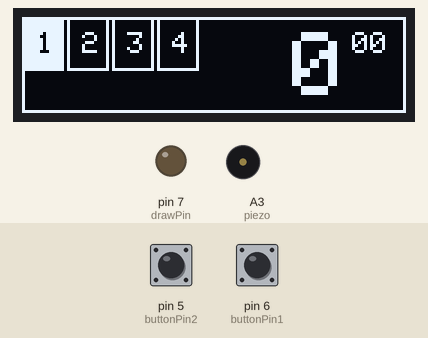
Recording of a sketch running on a simulated Arduino Uno, built with avr-gcc and run on an emulated ATmega328P. Parts: 128×32 one-colour display, output pins drawn as LEDs (lit = HIGH), buzzer (waves = sounding, pin HIGH). Inputs (shaded band) come from the test bench; at power-on: pin 6 (buttonPin1) LOW, pin 5 (buttonPin2) LOW. What the sketch prints to the serial monitor is not drawn.

Above: at 1.8 s.
1.9 s: pin 6 (buttonPin1) pulled HIGH for 0.15 s
At 3.3 s:
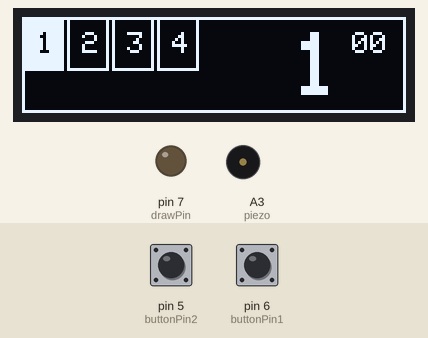
3.6 s: pin 6 (buttonPin1) pulled HIGH for 1 s
At 5.8 s:
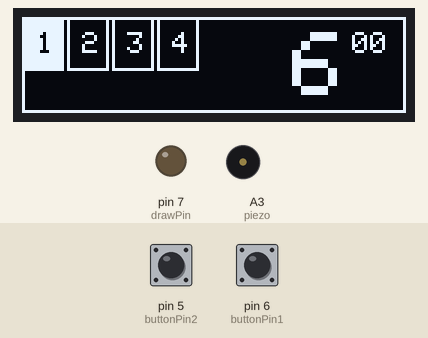
6.1 s: pin 5 (buttonPin2) pulled HIGH for 0.15 s
At 6.7 s:
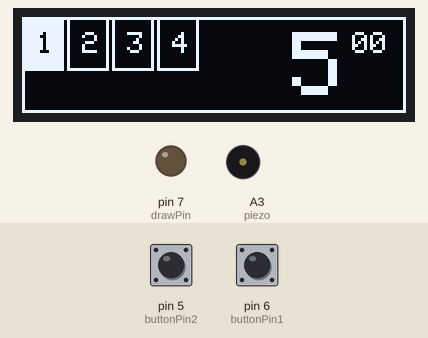
Timing chart, 0 to 15.2 s (numbered marks = the images above; inputs shaded):
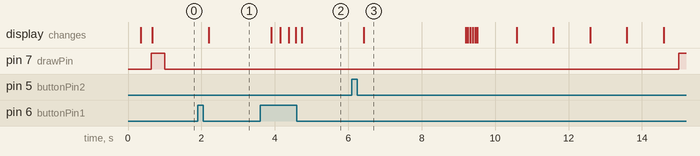

Measured:
- after the input at 1.9 s, the display: changes after 0.29 s (image 1)
- after the input at 3.6 s, the display: first changes after 0.30 s (image 2 shows a later state)

The sketch:

OLED_Timer.ino
```cpp
//INCLUDE STUFF:
#include <Adafruit_GFX.h>
#include <Adafruit_SPITFT.h>
#include <Adafruit_SPITFT_Macros.h>
#include <gfxfont.h>
#include <Adafruit_SSD1306.h>
#include <splash.h>
#include <Wire.h>
#include <SPI.h>

//DEFINE STUFF:
#define SCREEN_WIDTH 128
#define SCREEN_HEIGHT 32

#define OLED_RESET 4

Adafruit_SSD1306 display(SCREEN_WIDTH, SCREEN_HEIGHT, &Wire, OLED_RESET);

//PINS
int buttonPin1 = 6;
int buttonPin2 = 5;
int piezo = A3;
int drawPin = 7;

//VARIABLES:
int currentPage = 1;
int countDown = 0;
unsigned long reference = 0;
unsigned long drawReference = 0;
int delayAmount = 300;
int drawLength = 1000;
int drawDelay = 15000;

void setup() {
  // put your setup code here, to run once:
  Serial.begin(9600);

  if (!display.begin(SSD1306_SWITCHCAPVCC, 0x3C)) { // Address 0x3C for 128x32
    Serial.println(F("SSD1306 allocation failed"));
    for (;;); // Don't proceed, loop forever
  }

  pinMode(buttonPin1, INPUT);
  pinMode(buttonPin2, INPUT);
  pinMode(piezo, OUTPUT);
  pinMode(drawPin, OUTPUT);

  display.clearDisplay();

  animateRect();
  rePrint(0, 0);

  reference = millis();
}

void loop() {
  // put your main code here, to run repeatedly:
  unsigned long timeState = millis();

  if (countDown > 0 && (timeState - reference > 3000)){
    startTimer(countDown);
  }

  if (digitalRead(buttonPin1)){
    reference = millis();
    if (countDown < 99){
      countDown++;
    }
    if (delayAmount > 50){
      delayAmount = delayAmount - 30;
    }
    delay(delayAmount);
  } else if (digitalRead(buttonPin2)){
    reference = millis();
    if (countDown != 0){
      countDown--;
    }
    delay(delayAmount);
    if (delayAmount > 50){
      delayAmount = delayAmount - 30;
    }
  } else {
    delayAmount = 300;
  }

  rePrint(countDown, 0);

  drawCurrent();
}

void drawCurrent(){
  digitalWrite(drawPin, millis() - drawReference < drawLength);
  Serial.println(countDown);
  if (millis() - drawReference > drawDelay){drawReference += drawDelay;}

}

void animateRect() {
  for (int i = 0; i <= SCREEN_WIDTH; i++) {
    display.drawPixel(i, 0, WHITE);
    if ((i % 8) == 0) {
      display.display();
    }
  }
  for (int i = 0; i <= SCREEN_HEIGHT; i++) {
    display.drawPixel(SCREEN_WIDTH - 1, i, WHITE);
    if ((i % 8) == 0) {
      display.display();
    }
  }
  for (int i = SCREEN_WIDTH; i >= 0; i--) {
    display.drawPixel(i, SCREEN_HEIGHT - 1, WHITE);
    if ((i % 8) == 0) {
      display.display();
    }
  }
  for (int i = SCREEN_HEIGHT; i >= 0; i--) {
    display.drawPixel(0, i, WHITE);
    if ((i % 8) == 0) {
      display.display();
    }
  }
}

void drawRect(){
  display.drawRect(0,0,SCREEN_WIDTH, SCREEN_HEIGHT,WHITE);
}

void drawBoxes() {
  display.fillRect(0, 0, 14, 18, WHITE);
  display.drawRect(15, 0, 14, 18, WHITE);
  display.drawRect(30, 0, 14, 18, WHITE);
  display.drawRect(45, 0, 14, 18, WHITE);
}

void printBoxText() {
  display.setTextSize(1);
  display.setTextColor(BLACK);

  display.setCursor(5, 5);
  display.println(F("1"));

  display.setTextColor(WHITE);

  display.setCursor(20, 5);
  display.println(F("2"));

  display.setCursor(35, 5);
  display.println(F("3"));

  display.setCursor(50, 5);
  display.println(F("4"));

}

void printTimer(int minutes, int seconds) {
  display.setTextSize(3);
  display.setTextColor(WHITE);

  if (minutes < 10){
    display.setCursor(90, 5);
  } else {
    display.setCursor(73, 5);
  }

  display.println(minutes);

  display.setTextSize(1);
  display.setTextColor(WHITE);
  display.setCursor(110, 5);

  if (seconds < 10) {
    display.println("0" + String(seconds));
  } else {
    display.println(seconds);
  }

}

void rePrint(int minutes, int seconds){
  display.clearDisplay();

  drawRect();

  drawBoxes();

  printBoxText();

  printTimer(minutes, seconds);

  display.display();
}

void blinkPrint(int minutes, int seconds){
  for (int i = 0; i <=6; i++){
    display.clearDisplay();
    drawRect();
    drawBoxes();
    printBoxText();
    if (i % 2 == 0){
      printTimer(minutes, seconds);
    }
    display.display();
    delay(50);
  }
}

void startTimer(int minutes) {
  blinkPrint(minutes, 0);

  int currentMinute = minutes;
  int currentSecond = 0;

  bool atStart = true;

  unsigned long milliSecond = 1000UL;
  unsigned long milliMinute = milliSecond * 60UL;
  unsigned long milliSeconds = minutes * milliMinute;
  unsigned long startReference = millis();
  unsigned long secondReference = millis();

  bool sound = true;

  while (true) {

    drawCurrent();

    if (digitalRead(buttonPin1) || digitalRead(buttonPin2)){
      rePrint(0,0);
      sound = false;
      countDown = 0;
      blinkPrint(0, 0);
      break;
    }

    secondReference = millis();

    if (secondReference - startReference > milliSecond) {
      if (currentSecond == 0) {
        if (currentMinute == 0){
          break;
        }
        currentSecond = 59;
        if (atStart){
          currentMinute--;
          atStart = false;
        }
      } else {
        currentSecond--;
      }
      rePrint(currentMinute, currentSecond);
      milliSecond += 1000UL;
    }
    if (secondReference - startReference > milliMinute && currentSecond == 59) {
      currentMinute--;
      rePrint(currentMinute, currentSecond);
      milliMinute += 1000UL * 60UL;
    }
  }
  if (sound){
    playSound();
  }
}

void playSound(){
  while (!digitalRead(buttonPin1) || !digitalRead(buttonPin2)){

    drawCurrent();

    tone(piezo, 800);
    delay(50);
    noTone(piezo);
    delay(50);
    tone(piezo, 800);
    delay(50);
    noTone(piezo);
    delay(50);
    tone(piezo, 800);
    delay(50);
    noTone(piezo);

    delay(800);
  }
}
```
